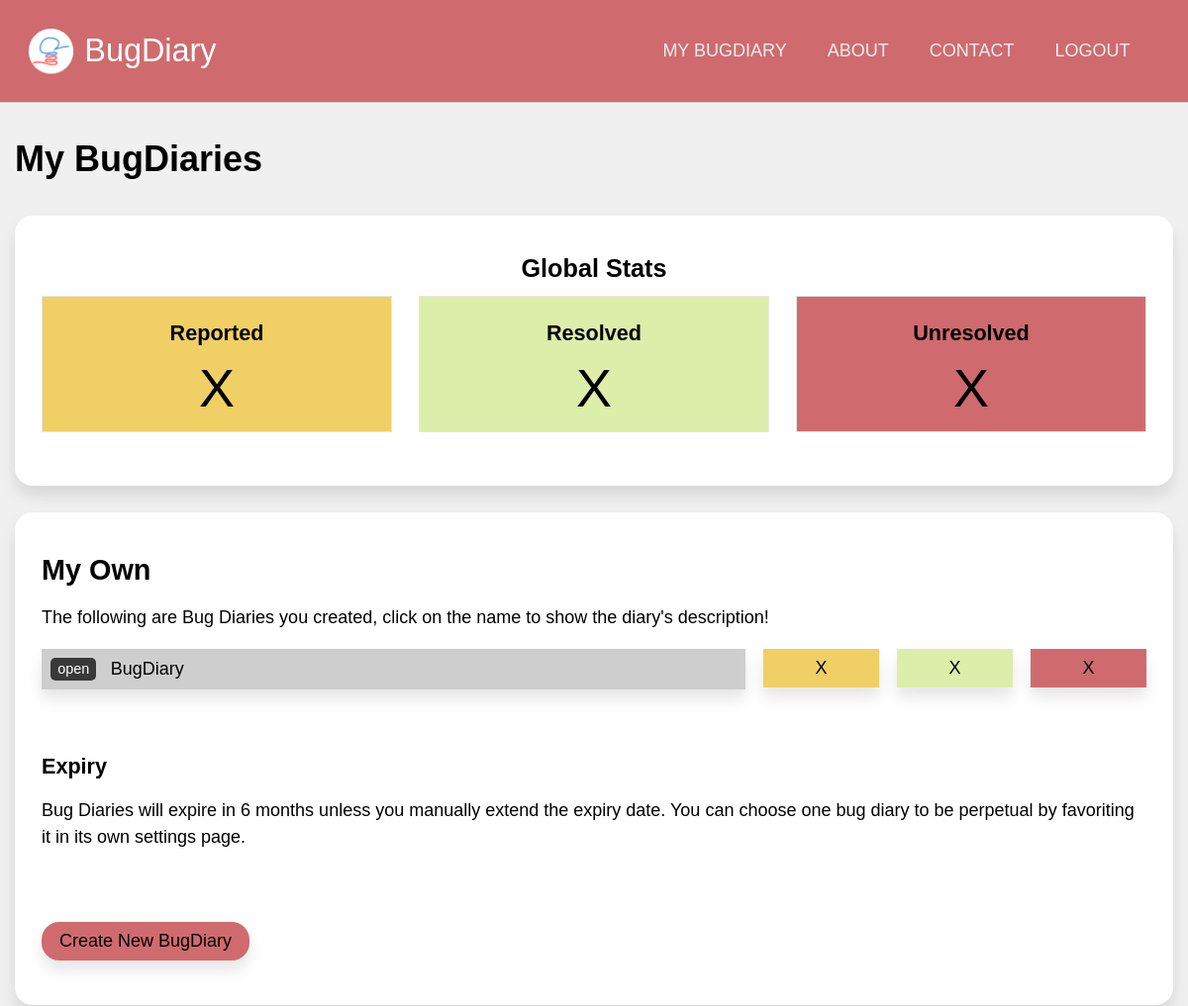
The page /users/dashboard (signed in, upper part) on the database as committed earlier.
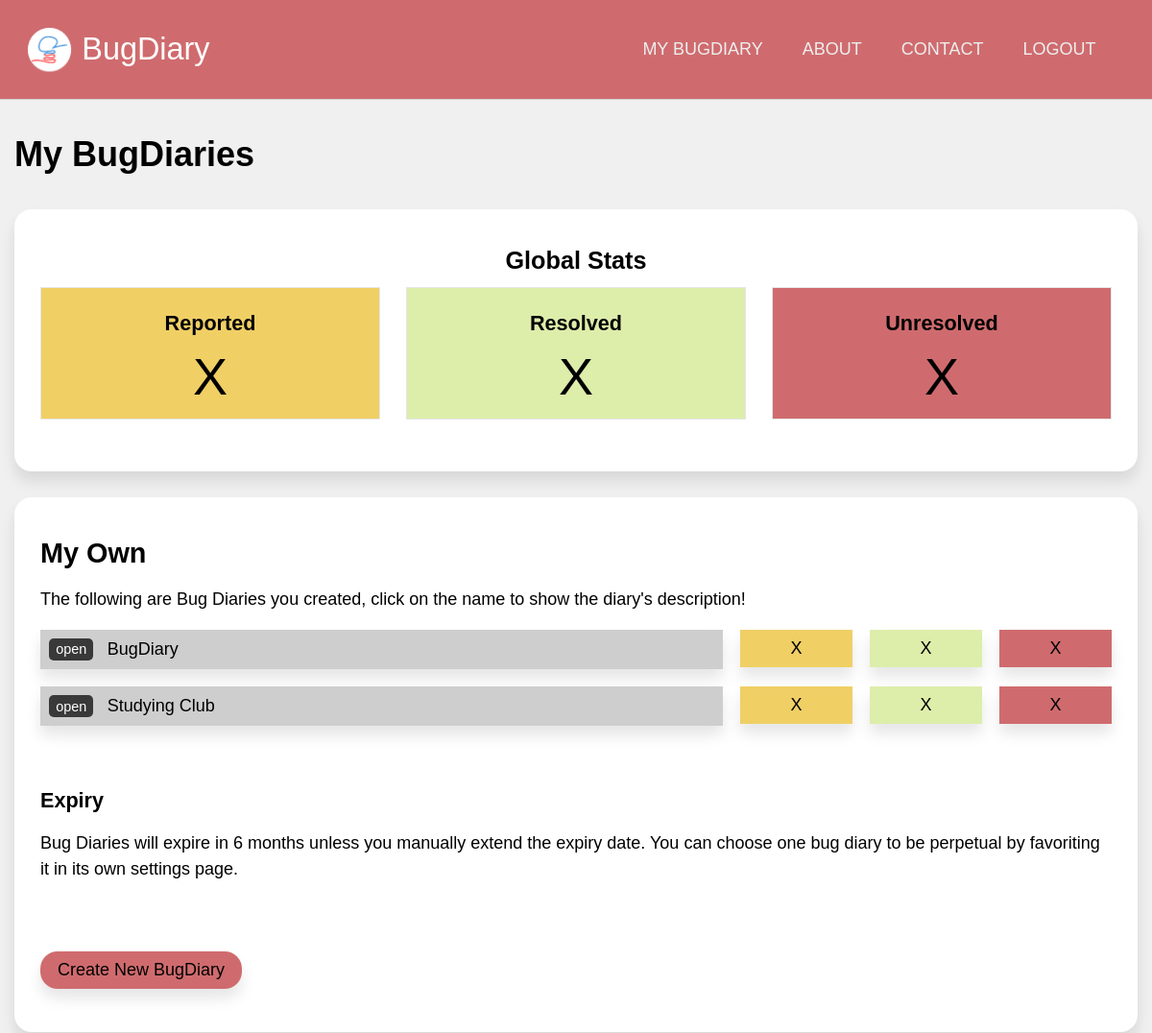
The same page on the database as committed later.
### application/models.py (models this page shows, shortened)
class Projects(db.Model):
    id  = db.Column(db.Integer, primary_key = True, nullable = False)
    url = db.Column(db.String(22), index = True, unique = True, nullable = False)
    name = db.Column(db.String(100), nullable = False)
    description = db.Column(db.Text, nullable = False)
    creation_date = db.Column(db.DateTime, index = True, nullable = False)
    expiry_date = db.Column(db.DateTime, index = True, nullable = False)
    status = db.Column(db.String(10), nullable = False)
    access_code = db.Column(db.String(50), nullable = True)
    owner = db.Column(db.Integer, db.ForeignKey('users.id')) #linked
    bugs = db.relationship('Bugs', backref = 'containing_project')
    locations = db.relationship('Project_bug_locations', backref = 'locations_in')
    types = db.relationship('Project_bug_types', backref = 'types_in')
    settings = db.relationship('Project_settings', backref = 'settings_for', uselist = False)
    blog_posts = db.relationship('Blog_posts', backref= 'post_target')

### application/users/views.py (the view)
@users.route('/dashboard')
@login_required
def dashboard():
    return render_template('user_dash.html', user = current_user)

### application/models.py (called while the page is built)
@login_manager.user_loader
def load_user(user_id):
    return Users.query.get(user_id)

### application/users/templates/users/user_dash.html (shortened to what this page needs)
{% extends 'confined.html' %}
{% import 'macros.html' as macros %}
{% block main %}
<h1>My BugDiaries</h1>
<div class="main-aside">
    <main>
        <div class="bg-white rounded shadowed block text-centered">
            <h3>Global Stats</h3>
            <div class="block-comparison-3">
                <div class="comp1 text-centered lined bg-yellow">
                    <h4>Reported</h4>
                    <span class="bignum">X</span>
                </div>
                <div class="comp2 text-centered lined bg-green">
                    <h4>Resolved</h4>
                    <span class="bignum">X</span>
                </div>
                <div class="comp3 text-centered lined bg-red">
                    <h4>Unresolved</h4>
                    <span class="bignum">X</span>
                </div>
            </div>
        </div>
        <div class="bg-white rounded shadowed block">
            <h2>My Own</h2>
            <p>
                The following are Bug Diaries you created, click on the name to show the diary's description!
            </p>
            {% for project in user.owned_projects %}
            <div class="project-summary" onclick="toggleElement('sum-{{loop.index}}')">
                <div class="name shadowed">
                    <a href="{{ url_for('projects.dashboard', project_url = project.url) }}">open</a>{{ project.name }}
                </div>
                <div class="stats text-centered shadowed bg-yellow">
                    X
                </div>
                <div class="stats text-centered shadowed bg-green">
                    X
                </div>
                <div class="stats text-centered shadowed bg-red">
                    X
                </div>
            </div>
            {% endfor %}
            <div class="spacer-small"></div>
            <h4>Expiry</h4>
            <p>
                Bug Diaries will expire in 6 months unless you manually extend the expiry date. You can choose one bug diary to be perpetual by favoriting it in its own settings page.
            </p>
            <div class="spacer-small"></div>
            <a href="{{ url_for('projects.create') }}" class="button-primary rounded shadowed">
                Create New BugDiary
            </a>
        </div>
    </main>
</div>
{% endblock %}

Rows that differ between the two databases and show on the page:
added Projects: name "Studying Club"
